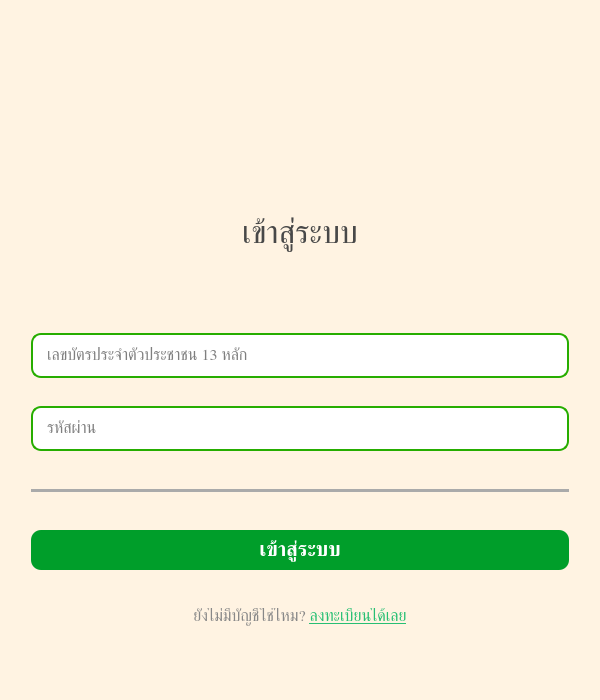
<?xml version="1.0" encoding="UTF-8"?>
<ui version="4.0">
 <class>LoginDialog</class>
 <widget class="QDialog" name="LoginDialog">
  <property name="geometry">
   <rect>
    <x>0</x>
    <y>0</y>
    <width>600</width>
    <height>700</height>
   </rect>
  </property>
  <property name="minimumSize">
   <size>
    <width>600</width>
    <height>0</height>
   </size>
  </property>
  <property name="maximumSize">
   <size>
    <width>1126</width>
    <height>700</height>
   </size>
  </property>
  <property name="windowTitle">
   <string>Dialog</string>
  </property>
  <property name="styleSheet">
   <string notr="true">background-color: #FFF3E2;
border-radius: 20px;</string>
  </property>
  <layout class="QVBoxLayout" name="verticalLayout">
   <item>
    <widget class="QWidget" name="containerWidget" native="true">
     <property name="styleSheet">
      <string notr="true">padding: 20px;</string>
     </property>
     <layout class="QVBoxLayout" name="verticalLayout_2">
      <property name="spacing">
       <number>2</number>
      </property>
      <property name="leftMargin">
       <number>20</number>
      </property>
      <property name="topMargin">
       <number>20</number>
      </property>
      <property name="rightMargin">
       <number>20</number>
      </property>
      <property name="bottomMargin">
       <number>20</number>
      </property>
      <item>
       <widget class="QLabel" name="LogoLabel">
        <property name="sizePolicy">
         <sizepolicy hsizetype="Preferred" vsizetype="Fixed">
          <horstretch>0</horstretch>
          <verstretch>0</verstretch>
         </sizepolicy>
        </property>
        <property name="minimumSize">
         <size>
          <width>0</width>
          <height>80</height>
         </size>
        </property>
        <property name="maximumSize">
         <size>
          <width>16777215</width>
          <height>120</height>
         </size>
        </property>
        <property name="autoFillBackground">
         <bool>false</bool>
        </property>
        <property name="styleSheet">
         <string notr="true">/*border: 2px solid red;*/</string>
        </property>
        <property name="text">
         <string/>
        </property>
        <property name="pixmap">
         <pixmap resource="resources.qrc">:/assets/assets/img/logo_resized.png</pixmap>
        </property>
        <property name="scaledContents">
         <bool>false</bool>
        </property>
        <property name="alignment">
         <set>Qt::AlignmentFlag::AlignCenter</set>
        </property>
       </widget>
      </item>
      <item>
       <widget class="QLabel" name="Title">
        <property name="sizePolicy">
         <sizepolicy hsizetype="Preferred" vsizetype="Fixed">
          <horstretch>0</horstretch>
          <verstretch>0</verstretch>
         </sizepolicy>
        </property>
        <property name="maximumSize">
         <size>
          <width>16777215</width>
          <height>60</height>
         </size>
        </property>
        <property name="font">
         <font>
          <family>Kanit</family>
          <pointsize>24</pointsize>
          <fontweight>Medium</fontweight>
         </font>
        </property>
        <property name="styleSheet">
         <string notr="true">background: transparent;
color: #484848;
margin-top: -20px;
/*border: 2px solid blue;*/
padding: 4px;
</string>
        </property>
        <property name="text">
         <string>เข้าสู่ระบบ</string>
        </property>
        <property name="alignment">
         <set>Qt::AlignmentFlag::AlignCenter</set>
        </property>
       </widget>
      </item>
      <item>
       <spacer name="verticalSpacer">
        <property name="orientation">
         <enum>Qt::Orientation::Vertical</enum>
        </property>
        <property name="sizeType">
         <enum>QSizePolicy::Policy::Fixed</enum>
        </property>
        <property name="sizeHint" stdset="0">
         <size>
          <width>20</width>
          <height>40</height>
         </size>
        </property>
       </spacer>
      </item>
      <item>
       <widget class="QLineEdit" name="CtzIdEdit">
        <property name="font">
         <font>
          <family>Kanit</family>
          <pointsize>-1</pointsize>
         </font>
        </property>
        <property name="styleSheet">
         <string notr="true">padding: 8px 12px;
font-size: 16px;
background: white;
border-radius: 10px;
border: 2px solid #26ad00;
box-shadow: 0px 8px 5px #26ad00;

</string>
        </property>
        <property name="placeholderText">
         <string>เลขบัตรประจำตัวประชาชน 13 หลัก</string>
        </property>
       </widget>
      </item>
      <item>
       <widget class="QLineEdit" name="PasswordEdit">
        <property name="font">
         <font>
          <family>Kanit</family>
          <pointsize>-1</pointsize>
          <bold>false</bold>
         </font>
        </property>
        <property name="styleSheet">
         <string notr="true">padding: 8px 12px;
font-size: 16px;
background: white;
border-radius: 10px;
border: 2px solid #26ad00;
box-shadow: 0px 8px 5px #26ad00;</string>
        </property>
        <property name="echoMode">
         <enum>QLineEdit::EchoMode::Password</enum>
        </property>
        <property name="placeholderText">
         <string>รหัสผ่าน</string>
        </property>
       </widget>
      </item>
      <item>
       <spacer name="verticalSpacer_3">
        <property name="orientation">
         <enum>Qt::Orientation::Vertical</enum>
        </property>
        <property name="sizeType">
         <enum>QSizePolicy::Policy::Fixed</enum>
        </property>
        <property name="sizeHint" stdset="0">
         <size>
          <width>20</width>
          <height>10</height>
         </size>
        </property>
       </spacer>
      </item>
      <item>
       <widget class="Line" name="line">
        <property name="styleSheet">
         <string notr="true">background-color: #aaa;</string>
        </property>
        <property name="orientation">
         <enum>Qt::Orientation::Horizontal</enum>
        </property>
       </widget>
      </item>
      <item>
       <widget class="QPushButton" name="LoginBtn">
        <property name="font">
         <font>
          <family>Kanit</family>
          <pointsize>-1</pointsize>
          <bold>true</bold>
         </font>
        </property>
        <property name="cursor">
         <cursorShape>PointingHandCursor</cursorShape>
        </property>
        <property name="styleSheet">
         <string notr="true">background-color: #009E2A;
padding: 10px;
margin-top: 10px;
border-radius: 10px;
color: white;
font-size: 20px;
</string>
        </property>
        <property name="text">
         <string>เข้าสู่ระบบ</string>
        </property>
       </widget>
      </item>
      <item>
       <widget class="QLabel" name="NoAcc">
        <property name="sizePolicy">
         <sizepolicy hsizetype="Minimum" vsizetype="Maximum">
          <horstretch>0</horstretch>
          <verstretch>0</verstretch>
         </sizepolicy>
        </property>
        <property name="font">
         <font>
          <family>Kanit</family>
          <pointsize>-1</pointsize>
          <fontweight>Medium</fontweight>
         </font>
        </property>
        <property name="cursor">
         <cursorShape>PointingHandCursor</cursorShape>
        </property>
        <property name="styleSheet">
         <string notr="true">QLabel {
    color: #888;
    font-size: 16px;
	padding: 10px 0;
}

QLabel a {
    color: #1BAA3D;
    text-decoration: underline;
    font-weight: bold;
}</string>
        </property>
        <property name="text">
         <string>&lt;html&gt;&lt;head/&gt;&lt;body&gt;&lt;p&gt;ยังไม่มีบัญชีใช่ไหม? &lt;a href=&quot;register&quot;&gt;&lt;span style=&quot; text-decoration: underline; color:#27bf73;&quot;&gt;ลงทะเบียนได้เลย&lt;/span&gt;&lt;/a&gt;&lt;/p&gt;&lt;/body&gt;&lt;/html&gt;</string>
        </property>
        <property name="textFormat">
         <enum>Qt::TextFormat::RichText</enum>
        </property>
        <property name="alignment">
         <set>Qt::AlignmentFlag::AlignCenter</set>
        </property>
       </widget>
      </item>
     </layout>
    </widget>
   </item>
  </layout>
 </widget>
 <resources>
  <include location="resources.qrc"/>
 </resources>
 <connections/>
</ui>
